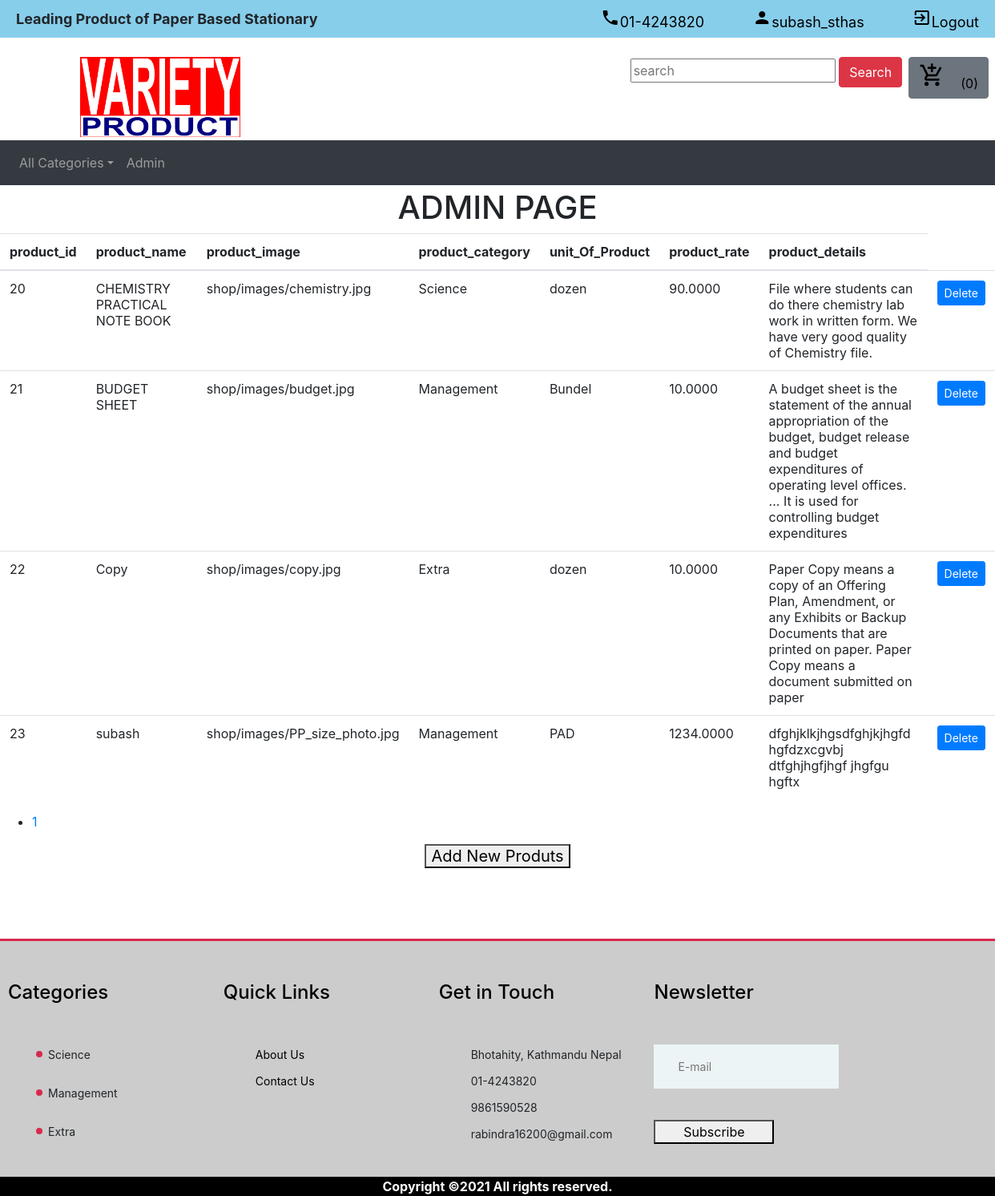
The app's page /product_list/ (signed in) with its own data.
### shop/models.py (models this page shows, shortened)
class Product(models.Model):
    product_id = models.AutoField(primary_key=True)
    product_name = models.CharField(max_length=100)
    product_image = models.ImageField(upload_to="shop/images", default="")
    product_category = models.CharField(max_length=50)
    unit_Of_Product = models.CharField(max_length=25)
    product_rate = models.DecimalField(decimal_places=4, max_digits=50)
    product_details = models.TextField()

### shop/views.py (the view)
# urls.py: path("product_list/", views.product_list, name="product_list"),
def product_list(request):
    product_list = Product.objects.all()
    paginator = Paginator(product_list, 5)
    try:
        page = int(request.GET.get('page', '1'))
    except:
        page = 1
    try:
        products = paginator.page(page)
    except(EmptyPage, InvalidPade):
        products = paginator.page(paginator.num_pages)
    return render(request, "main/product_list.html", {"products": products})

### shop/templates/main/product_list.html (shortened to what this page needs)
{% extends 'main/header.html' %}
{% block content %}
{% load static %}
<h1 align="center">ADMIN PAGE</h1>
<table class="table table-hover">
<thead>
	<tr>
		<th scope="col">product_id</th>
		<th scope="col">product_name</th>
		<th scope="col">product_image</th>
		<th scope="col">product_category </th>
        <th scope="col">unit_Of_Product</th>
        <th scope="col">product_rate</th>
        <th scope="col">product_details</th>
	</tr>
</thead>
<tbody>
	{% for product in products %}
	<tr>
		<td>{{product.product_id}}</td>
		<td>{{product.product_name}}</td>
        <td>{{product.product_image}}</td>
        <td>{{product.product_category}}</td>
        <td>{{product.unit_Of_Product}}</td>
        <td>{{product.product_rate}}</td>
        <td>{{product.product_details}}</td>
		<td>
			<form method="POST" action="{% url 'main:delete_product' product.pk%}">
		    <button type="submit" class="btn btn-primary btn-sm">Delete</button>
			</form>
		</td>
	</tr>
	{% endfor %}
</tbody>
</table>
<div class="pagination">
	<ul>
		{% for pg in products.paginator.page_range %}
			{% if products.number == pg %}
				<li class="active"><a href="?page={{ pg }}" > {{ pg }}</a></li>
			{% else %}
				<li><a href="?page={{ pg }}" > {{ pg }}</a></li>
		{% endif %}
		{% endfor %}
	</ul>
</div>
<h5 align="center"><button><a href="/crud">Add New Produts</a></button></h5>
{% endblock %}

### shop/templates/main/header.html (shortened to what this page needs)
{% load static %}
<head>
    <link rel="stylesheet" href="https://stackpath.bootstrapcdn.com/bootstrap/4.2.1/css/bootstrap.min.css"
>
</head>
<body>
    <div class="blue">
        <b>Leading Product of Paper Based Stationary</b>
        <ul class="nav" >
              <li ><a><i class="material-icons left">local_phone</i>01-4243820</a></li>
              {% if user.is_authenticated %}
                  <li ><a  href="/account"><i class="material-icons left">person</i>{{user.username}}</a></li>
                  <li ><a href="/logout"><i class="material-icons right">exit_to_app</i>Logout</a></li>
              {% else %}
                  <li ><a href="/login"><i class="material-icons left">exit_to_app</i>Login</a></li>
                  <li><a href="/register"><i class="material-icons left">exit_to_app</i> Register</a></li>
              {% endif %}
        </ul>
    </div>
  <br>
    <div >
        <a href="/" style="float:left; padding-left: 100px;"><img src="{% static 'logo.jpg' %}" alt="logo" height="100pt" width="200pt" ></a>
        <button type="button" class="btn btn-secondary mx-2" id="popcart" data-container="body" data-toggle="popover"
                data-placement="bottom" data-html="true" data-content="Vivamussagittis lacus vel augue laoreet rutrum faucibus."
                style="float:right;">
            {% if user.is_authenticated  %}
                <a  href="/cart"><i class="material-icons right" style="padding-right:20px; font-size: 2rem; ">add_shopping_cart</i>(<span id="cart">0</span>)</a>
                {% else %}
                <a  href="/login"><i class="material-icons right" style="padding-right:20px; font-size: 2rem; ">add_shopping_cart</i>(<span id="cart">0</span>)</a>
            {% endif %}
        </button>
        <form class="search-bar" style="float:right;" method="get" action="">
            <input type="text" name="q" placeholder="search" value="{{query}}" >
            <button class="btn btn-danger" type="submit">Search</button>
        </form>
    </div>
    <br>
    <nav class="navbar navbar-expand-lg navbar-dark bg-dark my-1">
        <div class="collapse navbar-collapse" id="navbarSupportedContent">
            <ul class="navbar-nav mr-auto">
                <li class="nav-item dropdown">
                    <a class="nav-link dropdown-toggle" href="#" id="navbarDropdown" role="button" data-toggle="dropdown"
                       aria-haspopup="true" aria-expanded="false">All Categories</a>
                </li>
                {% if user.is_authenticated %}
                    <li class="nav-item">
                        <a class="nav-link" href="/product_list">Admin</a>
                    </li>
                {% endif %}
            </ul>
        </div>
    </nav>
  {% block content %}
  {% endblock %}
<div style="padding-top:80px;">
    <footer class="footer-section ">
        <div class="footer-top">
            <div class="footer-warp">
                <div class="row">
                    <div class="widget-item">
                        <h4>Categories</h4>
                        <ul class="contact-list">
                            <li>Science</li>
                            <li>Management</li>
                            <li>Extra</li>
                        </ul>
                    </div>
                    <div class="widget-item">
                        <h4>Quick Links</h4>
                        <ul>
                            <li><a href="/about">About Us</a></li>
                            <li><a href="/contact">Contact Us</a></li>
                        </ul>
                    </div>
                    <div class="widget-item">
                        <h4>Get in Touch</h4>
                        <ul>
                            <li>Bhotahity, Kathmandu Nepal</li>
                            <li>01-4243820</li>
                            <li>9861590528</li>
                            <li> rabindra16200@gmail.com</li>
                        </ul>
                    </div>
                    <div class="widget-item">
                        <h4>Newsletter</h4>
                        <form class="footer-newslatter">
                            <input type="email" placeholder="E-mail">
                            <button class="site-btn">Subscribe</button>
                        </form>
                    </div>
                </div>
            </div>
        </div>
        <div>
            <div>
                <div style="color: white; text-align: center; background-color: black; ">
                    <b>Copyright &copy;<script>document.write(new Date().getFullYear());</script> All rights reserved. </b>
                </div>
            </div>
        </div>
    </footer>
</div>
</body>

### shop/templates/main/header.html (style rules this page uses)
button a { color:black; }
.blue { background-color:#87ceeb; padding: 10px 20px; font-size: large; }
.nav { float:right; }
.nav li, .nav a { color: black; text-decoration: none; padding-left: 30px; }
.nav li, .nav a { color: black; text-decoration: none; }
.footer-section { border-top: 3px solid #d82a4e; padding-top: 50px; background:#cccccc; }
.footer-warp { max-width: 1559px; padding: 0 25px; }
.widget-item { width: 22%; display: inline-block; }
.widget-item h4 { margin-bottom: 50px; }
.widget-item ul { list-style: none; padding-top: 2px; }
.widget-item ul li { margin-bottom: 12px; font-size: 14px; font-weight: 800 color: black; }
.widget-item ul li:last-child { margin-bottom: 0; }
.widget-item ul a { color: black; text-decoration: none; }
.widget-item ul.contact-list li { margin-bottom: 27px; position: relative; padding-left: 10px; padding-top: 0px; }
.widget-item ul.contact-list li:last-child { margin-bottom: 0; }
.widget-item ul.contact-list li:after { position: absolute; content: ""; width: 8px; height: 8px; left: -5px; top: 6px; border-radius: 50%; background: #d82a4e; }
.footer-newslatter { padding-right: 38px; }
.footer-newslatter input[type=email] { height: 55px; width: 100%; padding: 0 30px; margin-bottom: 39px; float: left; border: none; font-size: 14px; background: #edf4f6; }
.footer-newslatter .site-btn { min-width: 150px; margin-bottom: 25px; }
.widget-item h4 { color: black; }

### records on screen
Product: product_id "20", product_name "CHEMISTRY PRACTICAL NOTE BOOK", product_image "shop/images/chemistry.jpg", product_category "Science", unit_Of_Product "dozen", product_rate "90.0000", product_details "File where students can do there chemistry lab work in written form. We have very good quality of Chemistry file."
Product: product_id "21", product_name "BUDGET SHEET", product_image "shop/images/budget.jpg", product_category "Management", unit_Of_Product "Bundel", product_rate "10.0000", product_details "A budget sheet is the statement of the annual appropriation of the budget, budget release and budget expenditures of operating level offices. ... It is used for controlling budget expenditures"
Product: product_id "22", product_name "Copy", product_image "shop/images/copy.jpg", product_category "Extra", unit_Of_Product "dozen", product_rate "10.0000", product_details "Paper Copy means a copy of an Offering Plan, Amendment, or any Exhibits or Backup Documents that are printed on paper. Paper Copy means a document submitted on paper"
Product: product_id "23", product_name "subash", product_image "shop/images/PP_size_photo.jpg", product_category "Management", unit_Of_Product "PAD", product_rate "1234.0000", product_details "dfghjklkjhgsdfghjkjhgfd hgfdzxcgvbj dtfghjhgfjhgf jhgfgu hgftx"

### other values on screen
{{ user.username }} "subash_sthas"
{{ pg }} "1"
